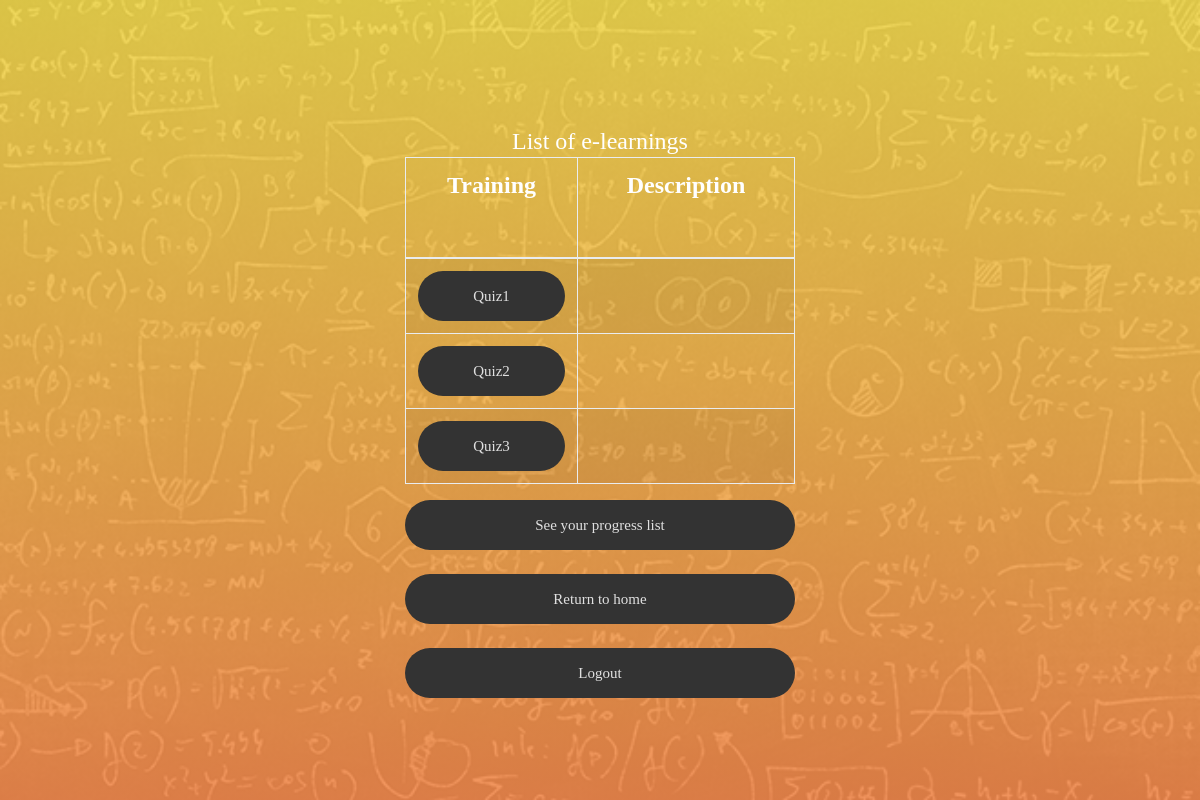
Page /quiz/quiz_index/ on the committed database.
### quiz/models.py (models this page shows, shortened)
@python_2_unicode_compatible
class Quiz(models.Model):
    title = models.CharField(
        verbose_name=_("Title"),
        max_length=60, blank=False)
    description = models.TextField(
        verbose_name=_("Description"),
        blank=True, help_text=_("a description of the quiz"))
    url = models.SlugField(
        max_length=60, blank=False,
        help_text=_("a user friendly url"),
        verbose_name=_("user friendly url"))
    category = models.ForeignKey(
        Category, null=True, blank=True,
        verbose_name=_("Category"), on_delete=models.CASCADE)
    random_order = models.BooleanField(
        blank=False, default=False,
        verbose_name=_("Random Order"),
        help_text=_("Display the questions in "
                    "a random order or as they "
                    "are set?"))
    max_questions = models.PositiveIntegerField(
        blank=True, null=True, verbose_name=_("Max Questions"),
        help_text=_("Number of questions to be answered on each attempt."))
    answers_at_end = models.BooleanField(
        blank=False, default=False,
        help_text=_("Correct answer is NOT shown after question."
                    " Answers displayed at the end."),
        verbose_name=_("Answers at end"))
    exam_mode = models.BooleanField(
        blank=False, default=False,
        help_text=_("Exam result show."
                    "Progress Report show."),
        verbose_name=_("Exam mode"))
    exam_paper = models.BooleanField(
        blank=False, default=False,
        help_text=_("If yes, the result of each"
                    " attempt by a user will be"
                    " stored. Necessary for marking."),
        verbose_name=_("Exam Paper"))
    single_attempt = models.BooleanField(
        blank=False, default=False,
        help_text=_("If yes, only one attempt by"
                    " a user will be permitted."
                    " Non users cannot sit this exam."),
        verbose_name=_("Single Attempt"))
    pass_mark = models.SmallIntegerField(
        blank=True, default=0,
        verbose_name=_("Pass Mark"),
        help_text=_("Percentage required to pass exam."),
        validators=[MaxValueValidator(100)])
    success_text = models.TextField(
        blank=True, help_text=_("Displayed if user passes."),
        verbose_name=_("Success Text"))
    fail_text = models.TextField(
        verbose_name=_("Fail Text"),
        blank=True, help_text=_("Displayed if user fails."))
    draft = models.BooleanField(
        blank=True, default=False,
        verbose_name=_("Draft"),
        help_text=_("If yes, the quiz is not displayed"
                    " in the quiz list and can only be"
                    " taken by users who can edit"
                    " quizzes."))
    class Meta:
        verbose_name = _("Quiz")
        verbose_name_plural = _("Quizzes")

### quiz/views.py (the view)
class QuizListView(ListView):
    model = Quiz
    def get_queryset(self):
        queryset = super(QuizListView, self).get_queryset()
        return queryset.filter(draft=False)

### quiz/templates/quiz/quiz_list.html (shortened to what this page needs)
{% extends 'base2.html' %}
{% load i18n %}
{% load static %}
{% block body %}
<div class="limiter">
<div class="container-login100"  style="background-image: url('{% static 'images/img-01.jpg' %}');">
  <div class="wrap-login100 p-t-30 p-b-10">
      <span class="login100-form-title p-t-5 p-b-1"> List of e-learnings</span>
          {% if quiz_list %}
      		<table class="table table-bordered table-striped">
      		  <thead>
      			<tr>
      			  <th><span class="login100-form-title p-t-1 p-b-45"> Training</span></th>
              <th><span class="login100-form-title p-t-1 p-b-45"> Description</span></th>
      			</tr>
      		  </thead>
      		  <tbody>
              {% for quiz in quiz_list %}
        			<tr>
      			  <td>
                <a href="{% url 'quiz_start_page' slug=quiz.url %}" class="login100-form-btn"> {{ quiz.title }} </a>
                <td><span class="login100-form-title p-t-1 p-b-45"> {{ quiz.description }} </span></td>
      			</tr>
              {% endfor %}
      		  </tbody>
      		</table>
      	{% else %}
              <p>{% trans "There are no available e-learnings" %}.</p>
          {% endif %}
          <a href= "{% url 'quiz_progress' %}" class="login100-form-btn" >See your progress list</a>
          <br>
          <a href= "{% url 'index' %}" class="login100-form-btn" >Return to home</a>
          <br>
          <a href= "{% url 'pagelogout' %}" class="login100-form-btn" >Logout</a>
</div>
</div>
</div>
{% endblock %}

### fileloader/static/css/main.css (style rules this page uses)
* { margin: 0px; padding: 0px; box-sizing: border-box; }
body, html { height: 100%; font-family: Montserrat-Regular, sans-serif; }
a { font-family: Montserrat-Regular; font-size: 14px; line-height: 1.7; color: #666666; margin: 0px; transition: all 0.4s; -webkit-transition: all 0.4s; -o-transition: all 0.4s; -moz-transition: all 0.4s; }
.limiter { width: 100%; margin: 0 auto; }
.container-login100 { width: 100%; min-height: 100vh; display: -webkit-box; display: -webkit-flex; display: -moz-box; display: -ms-flexbox; display: flex; flex-wrap: wrap; justify-content: center; align-items: center; padding: 15px; background-repeat: no-repeat; background-size: cover; background-position: center; position: relative; z-index: 1; }
.container-login100::before { content: ""; display: block; position: absolute; z-index: -1; width: 100%; height: 100%; top: 0; left: 0; background: #F0884C; background: -webkit-linear-gradient(bottom, #F0884C, #F0D74C); background: -o-linear-gradient(bottom, #F0884C, #F0D74C); background: -moz-linear-gradient(bottom, #F0884C, #F0D74C); background: linear-gradient(bottom, #F0884C, #F0D74C); opacity: 0.9; }
.wrap-login100 { width: 390px; background: transparent; }
.login100-form-title { font-family: Montserrat-ExtraBold; font-size: 24px; color: #fff; line-height: 1.2; text-align: center; width: 100%; display: block; }
.login100-form-btn { font-family: Montserrat-Bold; font-size: 15px; line-height: 1.5; color: #e0e0e0; width: 100%; height: 50px; border-radius: 25px; background: #333333; display: -webkit-box; display: -webkit-flex; display: -moz-box; display: -ms-flexbox; display: flex; justify-content: center; align-items: center; padding: 0 25px; -webkit-transition: all 0.4s; -o-transition: all 0.4s; -moz-transition: all 0.4s; transition: all 0.4s; position: relative; z-index: 1; }
.login100-form-btn::before { content: ""; display: block; position: absolute; z-index: -1; width: 100%; height: 100%; border-radius: 25px; top: 0; left: 0; background: #F0884C; background: -webkit-linear-gradient(bottom, #F0884C, #F0D74C); background: -o-linear-gradient(bottom, #F0884C, #F0D74C); background: -moz-linear-gradient(bottom, #F0884C, #F0D74C); background: linear-gradient(bottom, #F0884C, #F0D74C); -webkit-transition: all 0.4s; -o-transition: all 0.4s; -moz-transition: all 0.4s; transition: all 0.4s; opacity: 0; }

### rows in the picture
Quiz: title "Quiz1"
Quiz: title "Quiz2"
Quiz: title "Quiz3"
